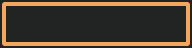

A 2D game scene composited from a Tiled map and its tileset images. What follows is a short description and the map's XML, with every tile layer's data as written:
An orthogonal 24x6 tile map with 8x8 px tiles, 1 tile layer (Tile Layer 1).

<map version="1.5" tiledversion="1.7.2" orientation="orthogonal" renderorder="right-down" width="24" height="6" tilewidth="8" tileheight="8" infinite="0" nextlayerid="2" nextobjectid="1">
 <tileset firstgid="1" source="futile_tileset.tsx" />
 <layer id="1" name="Tile Layer 1" width="24" height="6">
  <data encoding="csv">
2147483763,114,114,114,114,114,114,114,114,114,114,114,114,114,114,114,114,114,114,114,114,114,114,115,
2684354674,18,18,18,18,18,18,18,18,18,18,18,18,18,18,18,18,18,18,18,18,18,18,2684354674,
2684354674,18,18,18,18,18,18,18,18,18,18,18,18,18,18,18,18,18,18,18,18,18,18,2684354674,
2684354674,18,18,18,18,18,18,18,18,18,18,18,18,18,18,18,18,18,18,18,18,18,18,2684354674,
2684354674,18,18,18,18,18,18,18,18,18,18,18,18,18,18,18,18,18,18,18,18,18,18,2684354674,
3221225587,114,114,114,114,114,114,114,114,114,114,114,114,114,114,114,114,114,114,114,114,114,114,1073741939
</data>
 </layer>
</map>